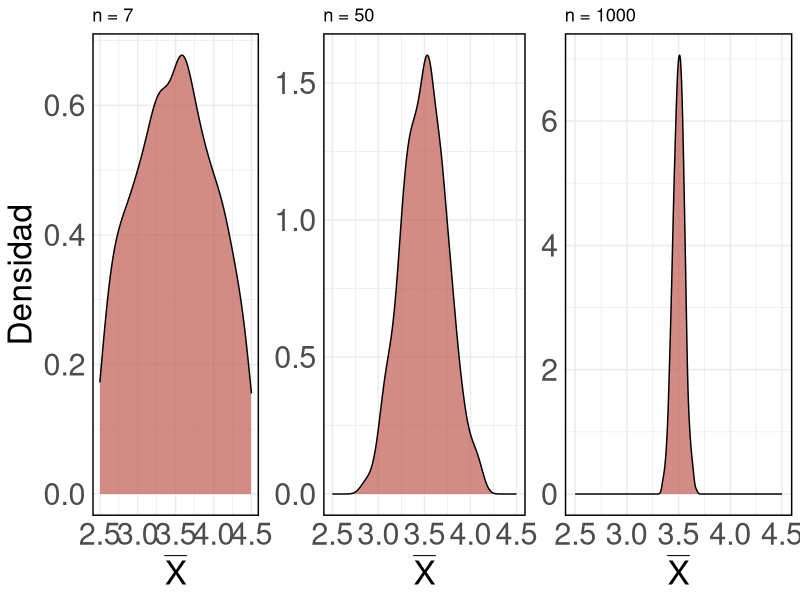
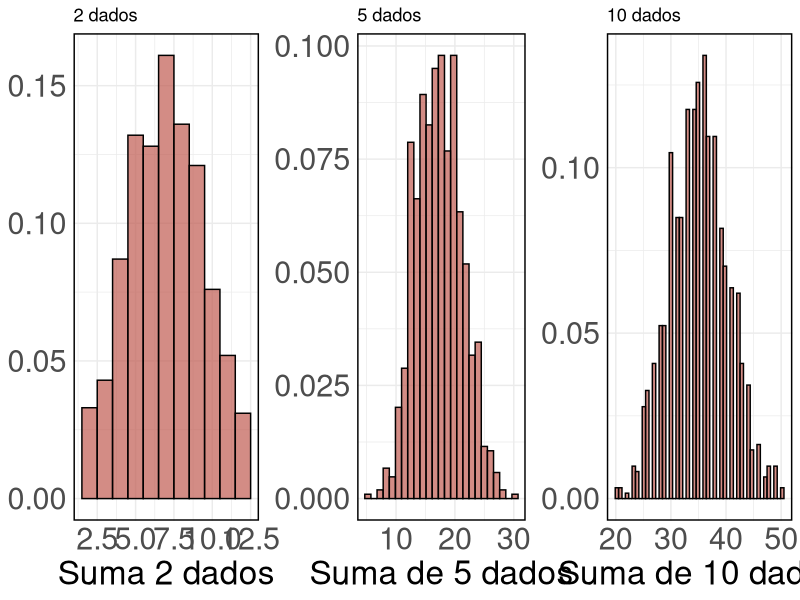

Write R code to recreate these figures, in order.
## ---- chunk 1

# Load required libraries
library(ggplot2)
library(gridExtra)

set.seed(34322)

# Function to generate data for the plot
generate_data <- function(n, n_sims=1000) {
  sample_means <- numeric(n_sims)
  
  for (i in 1:n_sims) {
    # Roll a die "n" times for "n_sims" number of times
    sample <- sample(1:6, size = n, replace = TRUE)
    # Store the sample means
    sample_means[i] <- mean(sample)
  }
  
  return(data.frame(sample_mean = sample_means))
}

# Generate data for each sample size
data_n7 <- generate_data(7)
data_n50 <- generate_data(50)
data_n1000 <- generate_data(1000)

# Create individual plots
plot_n7 <- ggplot(data_n7, aes(sample_mean)) + 
  geom_density(fill = "#C05A50", alpha = 0.7) +
  xlim(2.5, 4.5) +
  ggtitle("n = 7") +
  theme_minimal() +
  labs(x=expression(bar(X)), y="Densidad") + 
  theme(
    axis.text.y = element_text(size = 22),
    axis.text.x = element_text(size = 22),
    axis.title.y = element_text(size = 24),
    axis.title.x = element_text(size = 24),
    panel.border = element_rect(color = "black", fill = NA, linewidth = 1),
    legend.position = "none" # Turn off legend
  )

plot_n50 <- ggplot(data_n50, aes(sample_mean)) + 
  geom_density(fill = "#C05A50", alpha = 0.7) +
  xlim(2.5, 4.5) +
  ggtitle("n = 50") +
  theme_minimal() +
  labs(x=expression(bar(X))) + # Updated here
  theme(
    axis.text.y = element_text(size = 22),
    axis.text.x = element_text(size = 22),
    axis.title.y = element_blank(),
    axis.title.x = element_text(size = 24),
    panel.border = element_rect(color = "black", fill = NA, linewidth = 1),
    legend.position = "none" # Turn off legend
  )

plot_n1000 <- ggplot(data_n1000, aes(sample_mean)) + 
  geom_density(fill = "#C05A50", alpha = 0.7) +
  xlim(2.5, 4.5) +
  ggtitle("n = 1000") +
  theme_minimal() +
  labs(x=expression(bar(X))) + 
  theme(
    axis.text.y = element_text(size = 22),
    axis.text.x = element_text(size = 22),
    axis.title.y = element_blank(),
    axis.title.x = element_text(size = 24),
    panel.border = element_rect(color = "black", fill = NA, linewidth = 1),
    legend.position = "none" # Turn off legend
  )

# Combine the plots horizontally
grid.arrange(plot_n7, plot_n50, plot_n1000, ncol = 3)

## ---- chunk 2

library(ggplot2)
library(gridExtra)

set.seed(1919)

# Function to generate data for the histogram
generate_sum_data <- function(n, n_sims=1000) {
  sample_sums <- numeric(n_sims)
  
  for (i in 1:n_sims) {
    # Roll "n" dice for "n_sims" number of times
    sample <- sample(1:6, size = n, replace = TRUE)
    # Store the sample sums
    sample_sums[i] <- sum(sample)
  }
  
  return(data.frame(sample_sum = sample_sums))
}

# Generate data for each sample size
data_n2 <- generate_sum_data(2)
data_n5 <- generate_sum_data(5)
data_n10 <- generate_sum_data(10)

# Create individual plots
plot_n2 <- ggplot(data_n2, aes(x=sample_sum, y=..density..)) + 
  geom_histogram(fill = "#C05A50", bins = 11, color = "black", alpha=0.7) +
  ggtitle("2 dados") +
  theme_minimal() +
  labs(x="Suma 2 dados", y="Densidad") +
  theme(
    axis.text.y = element_text(size = 22),
    axis.text.x = element_text(size = 22),
    axis.title.y = element_blank(),
    axis.title.x = element_text(size = 24),
    panel.border = element_rect(color = "black", fill = NA, linewidth = 1),
    legend.position = "none" # Turn off legend
  )

plot_n5 <- ggplot(data_n5, aes(x=sample_sum, y=..density..)) + 
  geom_histogram(fill = "#C05A50", bins = 25, color = "black", alpha=0.7) +
  ggtitle("5 dados") +
  theme_minimal() +
  labs(x="Suma de 5 dados") +
  theme(
    axis.text.y = element_text(size = 22),
    axis.text.x = element_text(size = 22),
    axis.title.y = element_blank(),
    axis.title.x = element_text(size = 24),
    panel.border = element_rect(color = "black", fill = NA, linewidth = 1),
    legend.position = "none" # Turn off legend
  )

plot_n10 <- ggplot(data_n10, aes(x=sample_sum, y=..density..)) + 
  geom_histogram(fill = "#C05A50", bins = 50, color = "black", alpha=0.7) +
  ggtitle("10 dados") +
  theme_minimal() +
  labs(x="Suma de 10 dados") +
  theme(
    axis.text.y = element_text(size = 22),
    axis.text.x = element_text(size = 22),
    axis.title.y = element_blank(),
    axis.title.x = element_text(size = 24),
    panel.border = element_rect(color = "black", fill = NA, linewidth = 1),
    legend.position = "none" # Turn off legend
  )

# Combine the plots horizontally
grid.arrange(plot_n2, plot_n5, plot_n10, ncol = 3)
